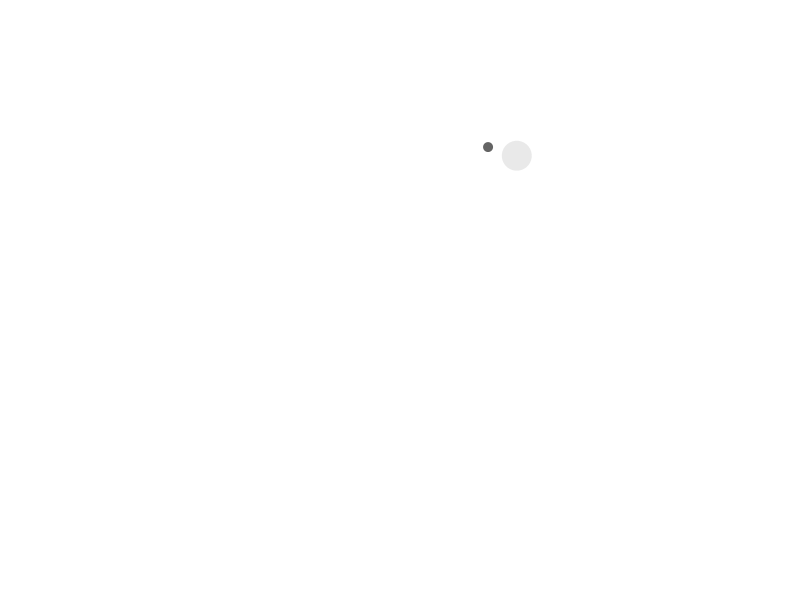
Frame 1 (no input)
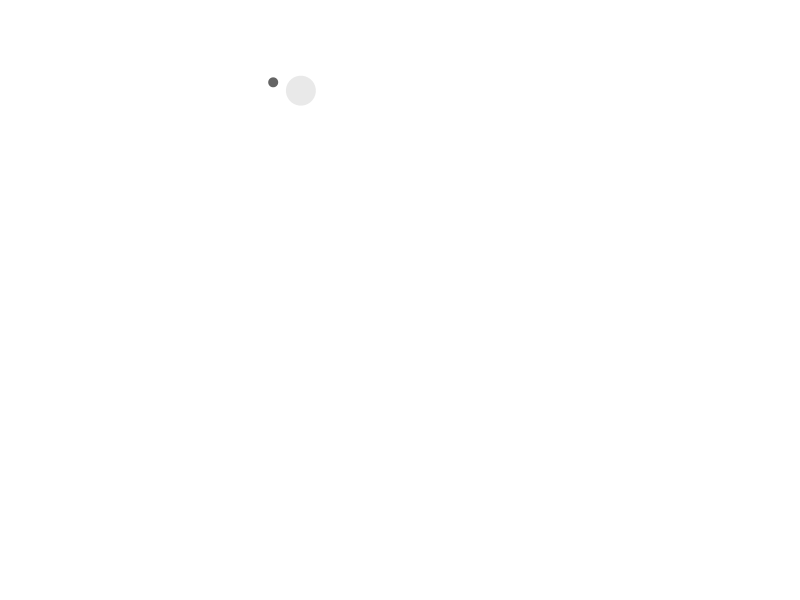
Frame 60 (the mouse pressed at the canvas centre just before this capture)
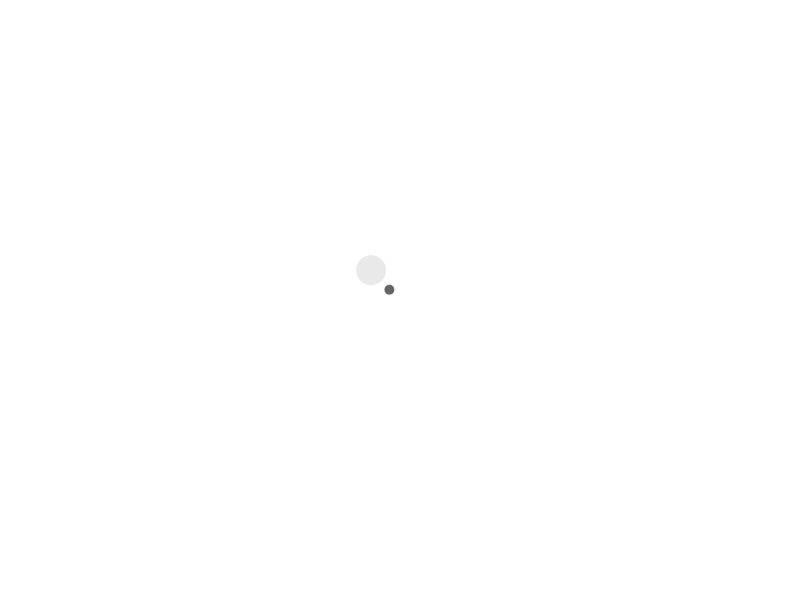
Frame 120 (the mouse held since frame 60 and released just before this capture)

The Processing sketch that drew these frames (run headless with seeded random() and noise(); from frame 60 on, the mouse is pressed at the canvas centre):

// Processing sketch: vector_worm_mouse_location
// ── vector_worm_mouse_location.pde

Mover mover;

void setup() {
  size(800, 600);
  mover = new Mover();
}


void draw() {
  background(255);
  mover.update();
  mover.display();
}

class Mover {

  PVector location;
  PVector volocity;
  PVector mouse;
  PVector acceleration;
  float thetaX;
  float r;

  Mover() {
    location = new PVector(random(width), random(height));
    volocity = new PVector(0, 0);
    r = 30;
  }

  void update() {
    mouse = new PVector(mouseX, mouseY);
    acceleration = PVector.sub(mouse, location);
    acceleration.normalize();
    acceleration.mult(0.5);
    volocity.add(acceleration);
    volocity.limit(4);
    location.add(volocity);
  }

  void display() {
    noStroke();
    fill(100);
    float theta = volocity.heading2D();
    pushMatrix();
    translate(location.x, location.y);
    float x = map(cos(thetaX), -1, 1, -r/2, r/2);
    rotate(theta);
    fill(200, 100);
    ellipse(0, 0, r, r);
    line(0, 0, x, 0);
    fill(100);
    ellipse(x + r/2, 0, 10, 10);
    thetaX += 0.1;
    popMatrix();
  }
}
